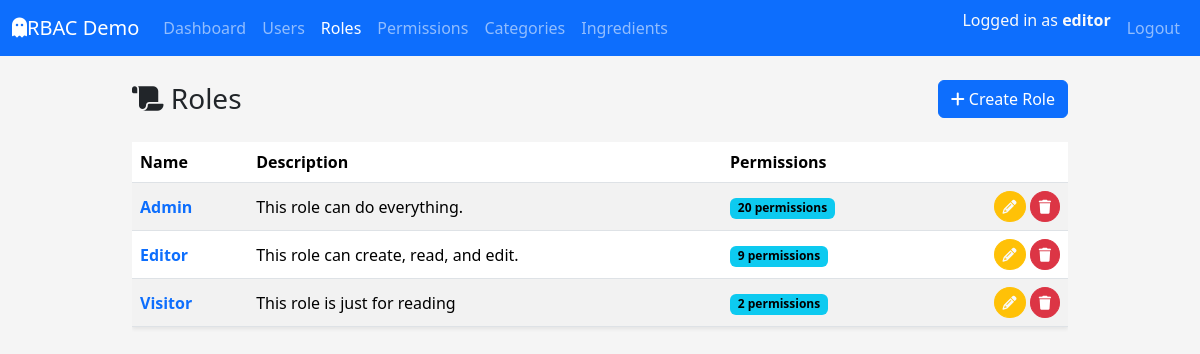
Page /roles/ (signed in) on the committed database.
### app/models/user.py (models this page shows, shortened)
class UserTable(UserMixin,db.Model):
    __tablename__ = "tbl_users"
    id = db.Column(db.Integer, primary_key=True)
    username = db.Column(db.String(80), unique=True, nullable=False)
    email = db.Column(db.String(120), unique=True, nullable=False)
    fullname = db.Column(db.String(120), nullable=False)
    is_active = db.Column(db.Boolean, default=True, nullable=False)
    password_hash = db.Column(db.String(255), nullable=False)
    created_at = db.Column(db.DateTime, default=datetime.utcnow, nullable=False)
    updated_at = db.Column(
        db.DateTime, default=datetime.utcnow, onupdate=datetime.utcnow, nullable=False
    )
    roles = db.relationship("RoleTable", secondary=tbl_user_roles, back_populates="users")
    def get_permission_codes(self) -> set[str]:
        return {perm.code for role in self.roles for perm in role.permissions}
    def has_permission(self, permission_code: str) -> bool:
        return permission_code in self.get_permission_codes()

### app/models/role.py (models this page shows, shortened)
class RoleTable(db.Model):
    __tablename__ = "tbl_roles"
    id = db.Column(db.Integer, primary_key=True)
    name = db.Column(db.String(80), unique=True, nullable=False)
    description = db.Column(db.String(255))
    created_at = db.Column(db.DateTime, default=datetime.utcnow, nullable=False)
    updated_at = db.Column(
        db.DateTime, default=datetime.utcnow, onupdate=datetime.utcnow, nullable=False
    )
    users = db.relationship("UserTable", secondary=tbl_user_roles, back_populates="roles")
    permissions = db.relationship("PermissionTable", secondary=tbl_role_permissions, back_populates="roles")

### app/routes/roles_route.py (the view)
@role_bp.route('/')
@login_required
@permission_required(Perm.ROLE_READ)
def index():
    roles = RoleService.get_all_roles()
    return render_template("roles/index.html", roles=roles)

### app/services/role_service.py (called while the page is built)
    @staticmethod
    def get_all_roles() -> List[RoleTable]:
        return RoleTable.query.order_by(RoleTable.id.asc()).all()

### app/templates/roles/index.html (shortened to what this page needs)
{% extends "layouts/base.html" %}  {% block content %}
<div class="d-flex justify-content-between align-items-center mb-4">
  <h1 class="h3 mb-0"><i class="fa-solid fa-scroll"></i> Roles</h1>
  <a href="{{ url_for('tbl_roles.create') }}" class="btn btn-primary"
    ><i class="fa-solid fa-plus"></i> Create Role</a
  >
</div>
{% if roles %}
<div class="table-responsive">
  <table
    class="table table-striped  table-hover align-middle shadow-sm"
  >
    <thead>
      <tr>
        <th>Name</th>
        <th>Description</th>
        <th>Permissions</th>
        <th class="text-end"></th>
      </tr>
    </thead>
    <tbody>
      {% for role in roles %}
      <tr>
        <td>
          <a
            href="{{ url_for('tbl_roles.detail', role_id=role.id) }}"
            class="text-decoration-none fw-semibold"
            >{{ role.name }}</a
          >
        </td>
        <td>{{ role.description or "-" }}</td>
        <td>
          {% if role.permissions %}
            <span class="badge text-bg-info">
              {{ role.permissions|length }} permission{{ role.permissions|length != 1 and 's' or '' }}
            </span>
          {% else %}
           <span class="badge text-bg-secondary">No permission</span>
          {% endif %}
        </td>
        <td class="text-end">
          <a
            href="{{ url_for('tbl_roles.edit', role_id=role.id) }}"
            class="btn btn-sm btn-warning rounded-circle text-light"
            title="Edit"
            ><i class="fa-solid fa-pencil"></i
          ></a>
          <a
            href="{{ url_for('tbl_roles.delete_confirm', role_id=role.id) }}"
            class="btn btn-sm btn-danger rounded-circle"
            title="Delete"
            ><i class="fa-solid fa-trash"></i
          ></a>
        </td>
      </tr>
      {% endfor %}
    </tbody>
  </table>
</div>
{% else %}
  <div class="alert alert-info">
    No role found.
  <a href="{{ url_for('tbl_roles.create') }}">Create the first role</a>
</div>
{% endif %}
{% endblock %}

### app/templates/layouts/base.html (shortened to what this page needs)
<!doctype html>
<html lang="en">
  <head>
    <link
      href="https://cdn.jsdelivr.net/npm/bootstrap@5.3.8/dist/css/bootstrap.min.css"
      rel="stylesheet"
    />
    <link
      rel="stylesheet"
      href="{{ url_for('static', filename='css/style.css') }}"
    />
  </head>
  <body>
    <nav class="navbar navbar-expand-lg navbar-dark bg-primary mb-4">
      <div class="container-fluid">
        <a class="navbar-brand" href="#">
          <i class="fa-solid fa-ghost"></i>RBAC Demo
        </a>
        <div class="collapse navbar-collapse" id="navbarMain">
          <ul class="navbar-nav me-auto mb-2 mb-lg-0">
            <li class="nav-item">
              <a
                class="nav-link {% if request.blueprint == 'dashboard' %}active{% endif %}"
                href="{{ url_for('dashboard.index') }}"
                >Dashboard</a
              >
            </li>
            {% if current_user.is_authenticated and
            current_user.has_permission(perm.USER_READ) %}
            <li class="nav-item">
              <a
                class="nav-link {% if request.blueprint == 'tbl_users' %}active{% endif %}"
                href="{{ url_for('tbl_users.index') }}"
                >Users</a
              >
            </li>
            {% endif %}
            {% if current_user.is_authenticated and
            current_user.has_permission(perm.ROLE_READ) %}
            <li class="nav-item">
              <a
                class="nav-link {% if request.blueprint == 'tbl_roles' %}active{% endif %}"
                href="{{ url_for('tbl_roles.index') }}"
                >Roles</a
              >
            </li>
            {% endif %}
            {% if current_user.is_authenticated and
            current_user.has_permission(perm.PERM_READ) %}
            <li class="nav-item">
              <a
                class="nav-link {% if request.blueprint == 'tbl_perms' %}active{% endif %}"
                href="{{ url_for('tbl_perms.index') }}"
                >Permissions</a
              >
            </li>
            {% endif %}
            {% if current_user.is_authenticated and current_user.has_permission(perm.CATE_READ)%}
            <li class="nav-item">
              <a
                class="nav-link {% if request.blueprint == 'tbl_cate' %}active{% endif %}"
                href="{{ url_for('tbl_cate.index') }}"
                >Categories</a
              >
            </li>
            {% endif %}
            {% if current_user.is_authenticated %}
            <li class="nav-item">
              <a
                class="nav-link {% if request.blueprint == 'tbl_ingredient' %}active{% endif %}"
                href="{{ url_for('tbl_ingredient.index') }}"
                >Ingredients</a
              >
            </li>
            {% endif %}
          </ul>
          <ul class="navbar-nav ms-auto mb-2 mb-lg-0">
            {% if current_user.is_authenticated %}
            <li class="nav-item">
              <span class="navbar-text me-2 text-light">
                Logged in as <strong>{{ current_user.username }}</strong>
              </span>
            </li>
            <li class="nav-item">
              <a href="{{ url_for('auth.logout') }}" class="nav-link">Logout</a>
            </li>
            {% else %}
            <li class="nav-item">
              <a href="{{ url_for('auth.login') }}" class="nav-link">Login</a>
            </li>
            {% endif %}
          </ul>
        </div>
      </div>
    </nav>
    <main class="container">
       {% block content %}{% endblock %}
    </main>
  </body>
</html>

### app/static/css/style.css (style rules this page uses)
body { background-color: #f5f5f5; }
main.container { max-width: 960px; }
.table td, .table th { vertical-align: middle; }

### rows in the picture
UserTable: username "editor"
RoleTable: name "Admin", description "This role can do everything.", permissions|length "20", permissions|length "s"
RoleTable: name "Editor", description "This role can create, read, and edit.", permissions|length "9", permissions|length "s"
RoleTable: name "Visitor", description "This role is just for reading", permissions|length "2", permissions|length "s"
